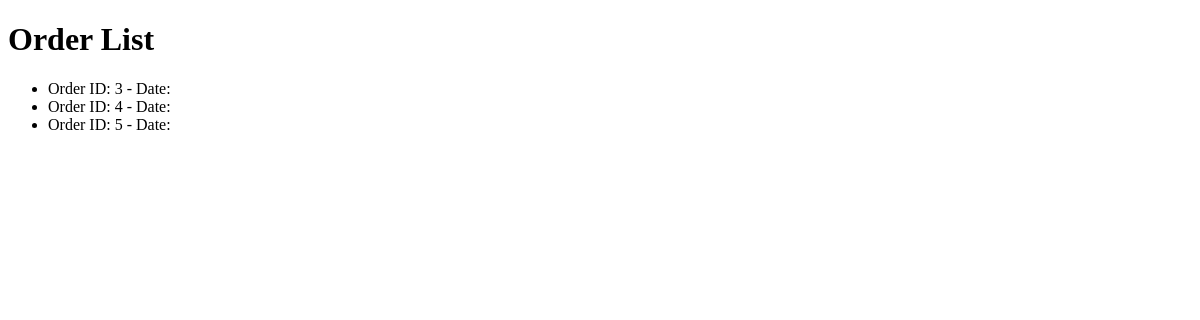
Page /mobile/orders/ on the earlier database version.
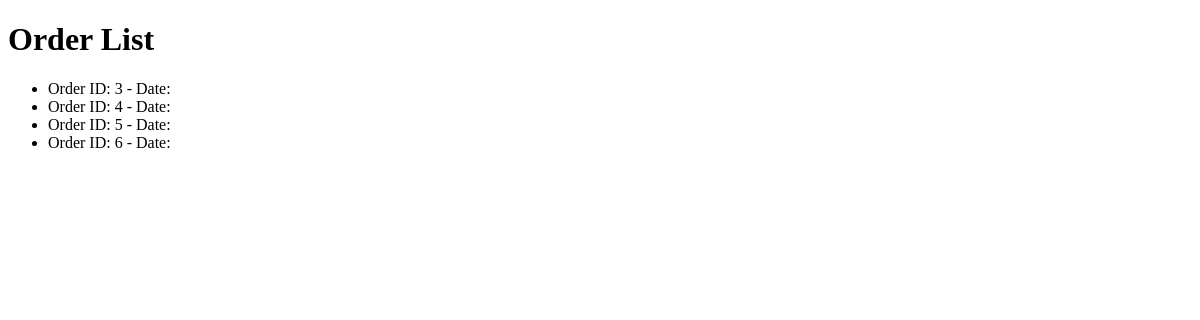
Same page on the later database version.
### mobile_sale/models.py (models this page shows)
class Order(models.Model):
    product = models.ForeignKey(Product, on_delete=models.CASCADE)
    quantity = models.IntegerField()
    order_date = models.DateTimeField()

### mobile_sale/views.py (the view)
# urls.py: path('mobile/orders/', views.order_list_view, name='order-list'),
def order_list_view(request):
    orders = Order.objects.all()
    context = {'orders': orders}
    return render(request, 'order_list.html', context)

### mobile_sale/templates/order_list.html (shortened to what this page needs)
<!DOCTYPE html>
<html lang="en">
<head>
</head>
<body>
    <h1>Order List</h1>
    <ul>
        {% for order in orders %}
            <li>Order ID: {{ order.id }} - Date: {{ order.date }}</li>
        {% endfor %}
    </ul>
</body>
</html>

Differences in the rows shown:
added Order: id "6"
